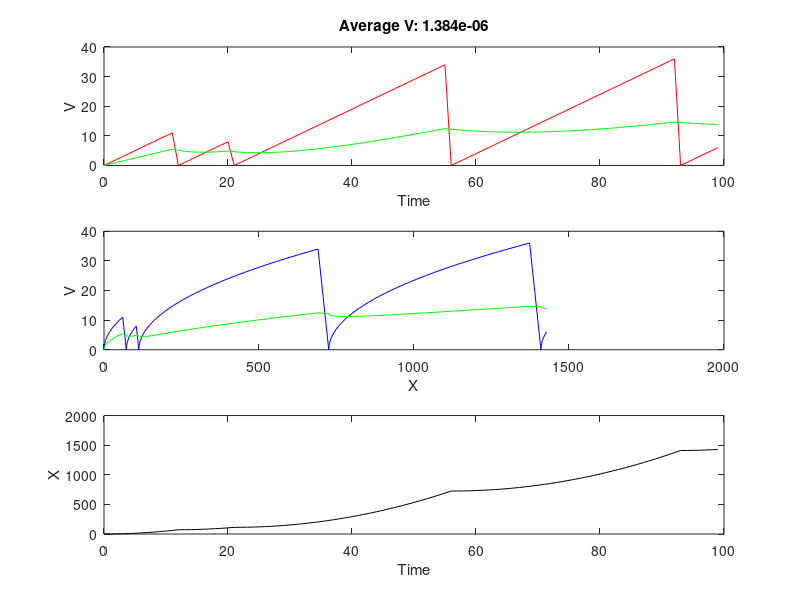

MATLAB code for this plot:
% 1-D Electron Sim 
%ELEC 4700 MonteCarlo PA Assignment
%Khaled AbouShaban   101042658

clear
clc

a = 1; 

x = zeros(a,1);
xp = 0;  %x position
v = 0; % velocity
t = 0;
dt = 1;


F = 1; %Default Force


m = 1; %Default Mass

steps = 100; 

rB = 0; % default rebound velocity 


p = 0.05; % given probability of scattering
Tau = 20; % reasonable Tau assump.

for i = 2:steps
    
    t(i) = t(i-1) + dt;
    
    v(:,i) = v(:,i-1) + F/m*dt;
    x(:,i) = x(:,i-1) + v(:,i-1)*dt + (F/m * dt^2)/2; 
    
    p = 1 - exp(-dt/Tau); 
    r = rand(a,1) < p;    
    v(r,i) = rB*v(r,i);
    vA(i,:) = mean(v,2);
    
    
    % Velocity vs Time
    
    subplot(3,1,1), plot(t,v,'r');
    grid off;
    hold on;
    subplot(3,1,1), plot(t,vA,'g');
    hold off;
    xlabel('Time')
    ylabel('V')
    title(['Average V: ', num2str(vA(i,:)/1e7)])
    
    % Velocity vs Position 
    
    subplot(3,1,2), plot(x(1,:),v,'b');
    grid off;
    hold on;
    subplot(3,1,2), plot(x(1,:),vA,'g');
    hold off;    
    xlabel('X')
    ylabel('V')
        
    % Position vs Time
    
    subplot(3,1,3), plot(t,x,'k');
    grid off;
    xlabel('Time')
    ylabel('X')     
      
    pause(0.01)
end 

disp('Average V:' )
vA(steps,:)

